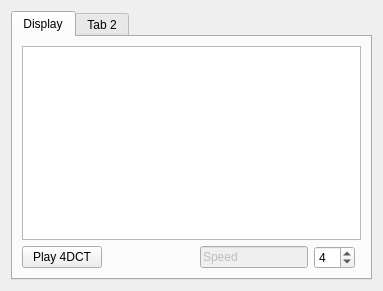
          <widget class="QWidget" name="tab_31">
           <attribute name="title">
            <string>4DCT</string>
           </attribute>
           <layout class="QGridLayout" name="gridLayout_30">
            <item row="0" column="0">
             <widget class="QTabWidget" name="tabWidget_8">
              <widget class="QWidget" name="tab_32">
               <attribute name="title">
                <string>Display</string>
               </attribute>
               <layout class="QGridLayout" name="gridLayout_31">
                <item row="1" column="3">
                 <widget class="QLineEdit" name="lineEdit_5">
                  <property name="enabled">
                   <bool>false</bool>
                  </property>
                  <property name="text">
                   <string>Speed</string>
                  </property>
                 </widget>
                </item>
                <item row="1" column="0">
                 <widget class="QPushButton" name="Play4D_Buttom">
                  <property name="text">
                   <string>Play 4DCT</string>
                  </property>
                  <property name="checkable">
                   <bool>true</bool>
                  </property>
                  <property name="checked">
                   <bool>false</bool>
                  </property>
                 </widget>
                </item>
                <item row="1" column="2">
                 <spacer name="horizontalSpacer_24">
                  <property name="orientation">
                   <enum>Qt::Horizontal</enum>
                  </property>
                  <property name="sizeHint" stdset="0">
                   <size>
                    <width>40</width>
                    <height>20</height>
                   </size>
                  </property>
                 </spacer>
                </item>
                <item row="1" column="1">
                 <spacer name="horizontalSpacer_25">
                  <property name="orientation">
                   <enum>Qt::Horizontal</enum>
                  </property>
                  <property name="sizeHint" stdset="0">
                   <size>
                    <width>40</width>
                    <height>20</height>
                   </size>
                  </property>
                 </spacer>
                </item>
                <item row="0" column="0" colspan="6">
                 <widget class="QTableWidget" name="CT4D_table_display"/>
                </item>
                <item row="1" column="4">
                 <widget class="QSpinBox" name="Play_DCT_speed">
                  <property name="minimum">
                   <number>1</number>
                  </property>
                  <property name="maximum">
                   <number>10</number>
                  </property>
                  <property name="value">
                   <number>4</number>
                  </property>
                 </widget>
                </item>
               </layout>
              </widget>
              <widget class="QWidget" name="tab_33">
               <attribute name="title">
                <string>Tab 2</string>
               </attribute>
              </widget>
             </widget>
            </item>
           </layout>
          </widget>
